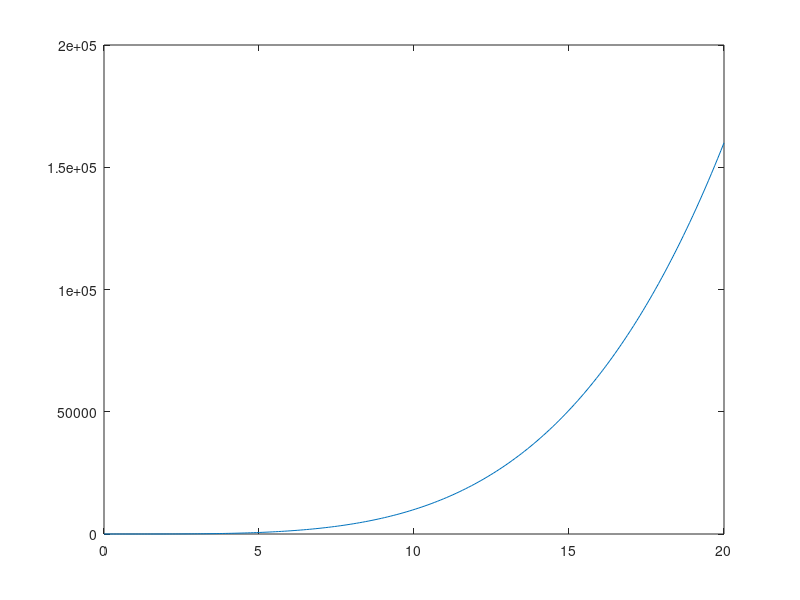

Write MATLAB code to recreate this figure. (Note: this script raises an error after producing the figure.)
%%
fprintf('hello world\n')
%%
x=linspace(0,20,200);
y=x.^4
plot(x,y)
%%
filename='/home/nick/Current/Haircell_Project/DataHaircell/newhc-dvrc_matlab.csv'
data=csvread(filename)
%%
data
%%
